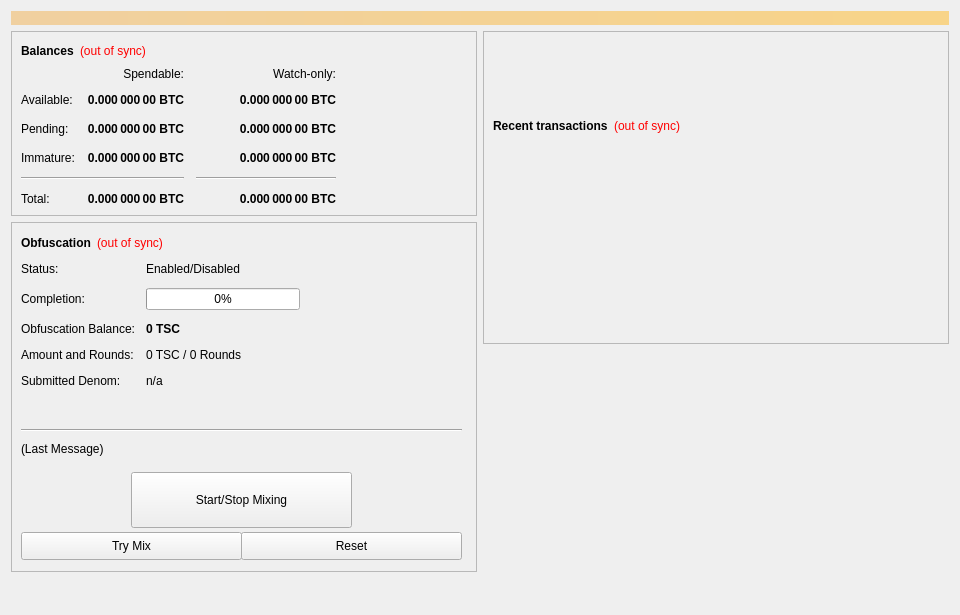
<?xml version="1.0" encoding="UTF-8"?>
<ui version="4.0">
 <class>OverviewPage</class>
 <widget class="QWidget" name="OverviewPage">
  <property name="geometry">
   <rect>
    <x>0</x>
    <y>0</y>
    <width>960</width>
    <height>615</height>
   </rect>
  </property>
  <property name="minimumSize">
   <size>
    <width>960</width>
    <height>0</height>
   </size>
  </property>
  <property name="windowTitle">
   <string>Form</string>
  </property>
  <layout class="QVBoxLayout" name="topLayout">
   <item>
    <widget class="QLabel" name="labelAlerts">
     <property name="visible">
      <bool>false</bool>
     </property>
     <property name="styleSheet">
      <string notr="true">background-color: qlineargradient(x1: 0, y1: 0, x2: 1, y2: 0, stop:0 #F0D0A0, stop:1 #F8D488); color:#000000;</string>
     </property>
     <property name="wordWrap">
      <bool>true</bool>
     </property>
     <property name="margin">
      <number>3</number>
     </property>
    </widget>
   </item>
   <item>
    <layout class="QHBoxLayout" name="horizontalLayout" stretch="1,1">
     <item>
      <layout class="QVBoxLayout" name="verticalLayout_2">
       <item>
        <widget class="QFrame" name="frame">
         <property name="frameShape">
          <enum>QFrame::StyledPanel</enum>
         </property>
         <property name="frameShadow">
          <enum>QFrame::Raised</enum>
         </property>
         <layout class="QVBoxLayout" name="verticalLayout_4">
          <item>
           <layout class="QHBoxLayout" name="horizontalLayout_4">
            <item>
             <widget class="QLabel" name="label_5">
              <property name="font">
               <font>
                <weight>75</weight>
                <bold>true</bold>
               </font>
              </property>
              <property name="text">
               <string>Balances</string>
              </property>
             </widget>
            </item>
            <item>
             <widget class="QLabel" name="labelWalletStatus">
              <property name="cursor">
               <cursorShape>WhatsThisCursor</cursorShape>
              </property>
              <property name="toolTip">
               <string>The displayed information may be out of date. Your wallet automatically synchronizes with the TestCoin network after a connection is established, but this process has not completed yet.</string>
              </property>
              <property name="styleSheet">
               <string notr="true">QLabel { color: red; }</string>
              </property>
              <property name="text">
               <string notr="true">(out of sync)</string>
              </property>
              <property name="alignment">
               <set>Qt::AlignLeading|Qt::AlignLeft|Qt::AlignVCenter</set>
              </property>
             </widget>
            </item>
            <item>
             <spacer name="horizontalSpacer_3">
              <property name="orientation">
               <enum>Qt::Horizontal</enum>
              </property>
              <property name="sizeHint" stdset="0">
               <size>
                <width>40</width>
                <height>20</height>
               </size>
              </property>
             </spacer>
            </item>
           </layout>
          </item>
          <item>
           <layout class="QGridLayout" name="gridLayout">
            <property name="spacing">
             <number>12</number>
            </property>
            <item row="2" column="2">
             <widget class="QLabel" name="labelWatchPending">
              <property name="font">
               <font>
                <weight>75</weight>
                <bold>true</bold>
               </font>
              </property>
              <property name="cursor">
               <cursorShape>IBeamCursor</cursorShape>
              </property>
              <property name="toolTip">
               <string>Unconfirmed transactions to watch-only addresses</string>
              </property>
              <property name="text">
               <string notr="true">0.000 000 00 BTC</string>
              </property>
              <property name="alignment">
               <set>Qt::AlignRight|Qt::AlignTrailing|Qt::AlignVCenter</set>
              </property>
              <property name="textInteractionFlags">
               <set>Qt::LinksAccessibleByMouse|Qt::TextSelectableByKeyboard|Qt::TextSelectableByMouse</set>
              </property>
             </widget>
            </item>
            <item row="2" column="1">
             <widget class="QLabel" name="labelUnconfirmed">
              <property name="font">
               <font>
                <weight>75</weight>
                <bold>true</bold>
               </font>
              </property>
              <property name="cursor">
               <cursorShape>IBeamCursor</cursorShape>
              </property>
              <property name="toolTip">
               <string>Total of transactions that have yet to be confirmed, and do not yet count toward the spendable balance</string>
              </property>
              <property name="text">
               <string notr="true">0.000 000 00 BTC</string>
              </property>
              <property name="alignment">
               <set>Qt::AlignRight|Qt::AlignTrailing|Qt::AlignVCenter</set>
              </property>
              <property name="textInteractionFlags">
               <set>Qt::LinksAccessibleByMouse|Qt::TextSelectableByKeyboard|Qt::TextSelectableByMouse</set>
              </property>
             </widget>
            </item>
            <item row="3" column="2">
             <widget class="QLabel" name="labelWatchImmature">
              <property name="font">
               <font>
                <weight>75</weight>
                <bold>true</bold>
               </font>
              </property>
              <property name="cursor">
               <cursorShape>IBeamCursor</cursorShape>
              </property>
              <property name="toolTip">
               <string>Staked or masternode rewards in watch-only addresses that has not yet matured</string>
              </property>
              <property name="text">
               <string notr="true">0.000 000 00 BTC</string>
              </property>
              <property name="alignment">
               <set>Qt::AlignRight|Qt::AlignTrailing|Qt::AlignVCenter</set>
              </property>
              <property name="textInteractionFlags">
               <set>Qt::LinksAccessibleByMouse|Qt::TextSelectableByKeyboard|Qt::TextSelectableByMouse</set>
              </property>
             </widget>
            </item>
            <item row="4" column="0" colspan="2">
             <widget class="Line" name="lineSpendableBalance">
              <property name="orientation">
               <enum>Qt::Horizontal</enum>
              </property>
             </widget>
            </item>
            <item row="4" column="2">
             <widget class="Line" name="lineWatchBalance">
              <property name="sizePolicy">
               <sizepolicy hsizetype="Preferred" vsizetype="Fixed">
                <horstretch>0</horstretch>
                <verstretch>0</verstretch>
               </sizepolicy>
              </property>
              <property name="minimumSize">
               <size>
                <width>140</width>
                <height>0</height>
               </size>
              </property>
              <property name="orientation">
               <enum>Qt::Horizontal</enum>
              </property>
             </widget>
            </item>
            <item row="5" column="0">
             <widget class="QLabel" name="labelTotalText">
              <property name="text">
               <string>Total:</string>
              </property>
             </widget>
            </item>
            <item row="3" column="1">
             <widget class="QLabel" name="labelImmature">
              <property name="font">
               <font>
                <weight>75</weight>
                <bold>true</bold>
               </font>
              </property>
              <property name="cursor">
               <cursorShape>IBeamCursor</cursorShape>
              </property>
              <property name="toolTip">
               <string>Staked or masternode rewards that has not yet matured</string>
              </property>
              <property name="text">
               <string notr="true">0.000 000 00 BTC</string>
              </property>
              <property name="alignment">
               <set>Qt::AlignRight|Qt::AlignTrailing|Qt::AlignVCenter</set>
              </property>
              <property name="textInteractionFlags">
               <set>Qt::LinksAccessibleByMouse|Qt::TextSelectableByKeyboard|Qt::TextSelectableByMouse</set>
              </property>
             </widget>
            </item>
            <item row="2" column="3">
             <spacer name="horizontalSpacer_2">
              <property name="orientation">
               <enum>Qt::Horizontal</enum>
              </property>
              <property name="sizeHint" stdset="0">
               <size>
                <width>40</width>
                <height>20</height>
               </size>
              </property>
             </spacer>
            </item>
            <item row="3" column="0">
             <widget class="QLabel" name="labelImmatureText">
              <property name="text">
               <string>Immature:</string>
              </property>
             </widget>
            </item>
            <item row="5" column="1">
             <widget class="QLabel" name="labelTotal">
              <property name="font">
               <font>
                <weight>75</weight>
                <bold>true</bold>
               </font>
              </property>
              <property name="cursor">
               <cursorShape>IBeamCursor</cursorShape>
              </property>
              <property name="toolTip">
               <string>Your current total balance</string>
              </property>
              <property name="text">
               <string notr="true">0.000 000 00 BTC</string>
              </property>
              <property name="alignment">
               <set>Qt::AlignRight|Qt::AlignTrailing|Qt::AlignVCenter</set>
              </property>
              <property name="textInteractionFlags">
               <set>Qt::LinksAccessibleByMouse|Qt::TextSelectableByKeyboard|Qt::TextSelectableByMouse</set>
              </property>
             </widget>
            </item>
            <item row="5" column="2">
             <widget class="QLabel" name="labelWatchTotal">
              <property name="font">
               <font>
                <weight>75</weight>
                <bold>true</bold>
               </font>
              </property>
              <property name="cursor">
               <cursorShape>IBeamCursor</cursorShape>
              </property>
              <property name="toolTip">
               <string>Current total balance in watch-only addresses</string>
              </property>
              <property name="text">
               <string notr="true">0.000 000 00 BTC</string>
              </property>
              <property name="alignment">
               <set>Qt::AlignRight|Qt::AlignTrailing|Qt::AlignVCenter</set>
              </property>
              <property name="textInteractionFlags">
               <set>Qt::LinksAccessibleByMouse|Qt::TextSelectableByKeyboard|Qt::TextSelectableByMouse</set>
              </property>
             </widget>
            </item>
            <item row="0" column="2">
             <widget class="QLabel" name="labelWatchonly">
              <property name="text">
               <string>Watch-only:</string>
              </property>
              <property name="alignment">
               <set>Qt::AlignRight|Qt::AlignTrailing|Qt::AlignVCenter</set>
              </property>
             </widget>
            </item>
            <item row="1" column="0">
             <widget class="QLabel" name="labelBalanceText">
              <property name="text">
               <string>Available:</string>
              </property>
             </widget>
            </item>
            <item row="1" column="1">
             <widget class="QLabel" name="labelBalance">
              <property name="font">
               <font>
                <weight>75</weight>
                <bold>true</bold>
               </font>
              </property>
              <property name="cursor">
               <cursorShape>IBeamCursor</cursorShape>
              </property>
              <property name="toolTip">
               <string>Your current spendable balance</string>
              </property>
              <property name="text">
               <string notr="true">0.000 000 00 BTC</string>
              </property>
              <property name="alignment">
               <set>Qt::AlignRight|Qt::AlignTrailing|Qt::AlignVCenter</set>
              </property>
              <property name="textInteractionFlags">
               <set>Qt::LinksAccessibleByMouse|Qt::TextSelectableByKeyboard|Qt::TextSelectableByMouse</set>
              </property>
             </widget>
            </item>
            <item row="1" column="2">
             <widget class="QLabel" name="labelWatchAvailable">
              <property name="font">
               <font>
                <weight>75</weight>
                <bold>true</bold>
               </font>
              </property>
              <property name="cursor">
               <cursorShape>IBeamCursor</cursorShape>
              </property>
              <property name="toolTip">
               <string>Your current balance in watch-only addresses</string>
              </property>
              <property name="text">
               <string notr="true">0.000 000 00 BTC</string>
              </property>
              <property name="alignment">
               <set>Qt::AlignRight|Qt::AlignTrailing|Qt::AlignVCenter</set>
              </property>
              <property name="textInteractionFlags">
               <set>Qt::LinksAccessibleByMouse|Qt::TextSelectableByKeyboard|Qt::TextSelectableByMouse</set>
              </property>
             </widget>
            </item>
            <item row="2" column="0">
             <widget class="QLabel" name="labelPendingText">
              <property name="text">
               <string>Pending:</string>
              </property>
             </widget>
            </item>
            <item row="0" column="1">
             <widget class="QLabel" name="labelSpendable">
              <property name="text">
               <string>Spendable:</string>
              </property>
              <property name="alignment">
               <set>Qt::AlignRight|Qt::AlignTrailing|Qt::AlignVCenter</set>
              </property>
             </widget>
            </item>
           </layout>
          </item>
         </layout>
        </widget>
       </item>
       <item>
        <widget class="QFrame" name="frameObfuscation">
         <property name="minimumSize">
          <size>
           <width>0</width>
           <height>350</height>
          </size>
         </property>
         <property name="layoutDirection">
          <enum>Qt::LeftToRight</enum>
         </property>
         <property name="frameShape">
          <enum>QFrame::StyledPanel</enum>
         </property>
         <property name="frameShadow">
          <enum>QFrame::Raised</enum>
         </property>
         <widget class="QWidget" name="formLayoutWidget">
          <property name="geometry">
           <rect>
            <x>10</x>
            <y>40</y>
            <width>451</width>
            <height>161</height>
           </rect>
          </property>
          <layout class="QFormLayout" name="formLayout">
           <property name="fieldGrowthPolicy">
            <enum>QFormLayout::AllNonFixedFieldsGrow</enum>
           </property>
           <property name="horizontalSpacing">
            <number>11</number>
           </property>
           <property name="verticalSpacing">
            <number>12</number>
           </property>
           <item row="0" column="0">
            <widget class="QLabel" name="label_6">
             <property name="text">
              <string>Status:</string>
             </property>
            </widget>
           </item>
           <item row="1" column="0">
            <widget class="QLabel" name="label_7">
             <property name="text">
              <string>Completion:</string>
             </property>
            </widget>
           </item>
           <item row="1" column="1">
            <widget class="QProgressBar" name="obfuscationProgress">
             <property name="maximumSize">
              <size>
               <width>154</width>
               <height>16777215</height>
              </size>
             </property>
             <property name="value">
              <number>0</number>
             </property>
            </widget>
           </item>
           <item row="2" column="0">
            <widget class="QLabel" name="labelAnonymizedText">
             <property name="text">
              <string>Obfuscation Balance:</string>
             </property>
            </widget>
           </item>
           <item row="2" column="1">
            <widget class="QLabel" name="labelAnonymized">
             <property name="font">
              <font>
               <weight>75</weight>
               <bold>true</bold>
              </font>
             </property>
             <property name="text">
              <string notr="true">0 TSC</string>
             </property>
            </widget>
           </item>
           <item row="3" column="0">
            <widget class="QLabel" name="label_8">
             <property name="text">
              <string>Amount and Rounds:</string>
             </property>
            </widget>
           </item>
           <item row="3" column="1">
            <widget class="QLabel" name="labelAmountRounds">
             <property name="text">
              <string>0 TSC / 0 Rounds</string>
             </property>
            </widget>
           </item>
           <item row="4" column="0">
            <widget class="QLabel" name="label_9">
             <property name="text">
              <string>Submitted Denom:</string>
             </property>
            </widget>
           </item>
           <item row="4" column="1">
            <widget class="QLabel" name="labelSubmittedDenom">
             <property name="toolTip">
              <string>The denominations you submitted to the Masternode.&lt;br&gt;To mix, other users must submit the exact same denominations.</string>
             </property>
             <property name="text">
              <string>n/a</string>
             </property>
            </widget>
           </item>
           <item row="0" column="1">
            <widget class="QLabel" name="obfuscationEnabled">
             <property name="text">
              <string>Enabled/Disabled</string>
             </property>
            </widget>
           </item>
          </layout>
         </widget>
         <widget class="QPushButton" name="runAutoDenom">
          <property name="geometry">
           <rect>
            <x>251</x>
            <y>17</y>
            <width>1</width>
            <height>1</height>
           </rect>
          </property>
          <property name="palette">
           <palette>
            <active>
             <colorrole role="WindowText">
              <brush brushstyle="SolidPattern">
               <color alpha="255">
                <red>0</red>
                <green>0</green>
                <blue>0</blue>
               </color>
              </brush>
             </colorrole>
             <colorrole role="Button">
              <brush brushstyle="SolidPattern">
               <color alpha="255">
                <red>239</red>
                <green>238</green>
                <blue>238</blue>
               </color>
              </brush>
             </colorrole>
             <colorrole role="Light">
              <brush brushstyle="SolidPattern">
               <color alpha="255">
                <red>255</red>
                <green>255</green>
                <blue>255</blue>
               </color>
              </brush>
             </colorrole>
             <colorrole role="Midlight">
              <brush brushstyle="SolidPattern">
               <color alpha="255">
                <red>247</red>
                <green>246</green>
                <blue>246</blue>
               </color>
              </brush>
             </colorrole>
             <colorrole role="Dark">
              <brush brushstyle="SolidPattern">
               <color alpha="255">
                <red>119</red>
                <green>119</green>
                <blue>119</blue>
               </color>
              </brush>
             </colorrole>
             <colorrole role="Mid">
              <brush brushstyle="SolidPattern">
               <color alpha="255">
                <red>159</red>
                <green>159</green>
                <blue>159</blue>
               </color>
              </brush>
             </colorrole>
             <colorrole role="Text">
              <brush brushstyle="SolidPattern">
               <color alpha="255">
                <red>0</red>
                <green>0</green>
                <blue>0</blue>
               </color>
              </brush>
             </colorrole>
             <colorrole role="BrightText">
              <brush brushstyle="SolidPattern">
               <color alpha="255">
                <red>255</red>
                <green>255</green>
                <blue>255</blue>
               </color>
              </brush>
             </colorrole>
             <colorrole role="ButtonText">
              <brush brushstyle="SolidPattern">
               <color alpha="255">
                <red>0</red>
                <green>0</green>
                <blue>0</blue>
               </color>
              </brush>
             </colorrole>
             <colorrole role="Base">
              <brush brushstyle="SolidPattern">
               <color alpha="255">
                <red>255</red>
                <green>255</green>
                <blue>255</blue>
               </color>
              </brush>
             </colorrole>
             <colorrole role="Window">
              <brush brushstyle="SolidPattern">
               <color alpha="255">
                <red>239</red>
                <green>238</green>
                <blue>238</blue>
               </color>
              </brush>
             </colorrole>
             <colorrole role="Shadow">
              <brush brushstyle="SolidPattern">
               <color alpha="255">
                <red>0</red>
                <green>0</green>
                <blue>0</blue>
               </color>
              </brush>
             </colorrole>
             <colorrole role="AlternateBase">
              <brush brushstyle="SolidPattern">
               <color alpha="255">
                <red>247</red>
                <green>246</green>
                <blue>246</blue>
               </color>
              </brush>
             </colorrole>
             <colorrole role="ToolTipBase">
              <brush brushstyle="SolidPattern">
               <color alpha="255">
                <red>255</red>
                <green>255</green>
                <blue>220</blue>
               </color>
              </brush>
             </colorrole>
             <colorrole role="ToolTipText">
              <brush brushstyle="SolidPattern">
               <color alpha="255">
                <red>0</red>
                <green>0</green>
                <blue>0</blue>
               </color>
              </brush>
             </colorrole>
            </active>
            <inactive>
             <colorrole role="WindowText">
              <brush brushstyle="SolidPattern">
               <color alpha="255">
                <red>0</red>
                <green>0</green>
                <blue>0</blue>
               </color>
              </brush>
             </colorrole>
             <colorrole role="Button">
              <brush brushstyle="SolidPattern">
               <color alpha="255">
                <red>239</red>
                <green>238</green>
                <blue>238</blue>
               </color>
              </brush>
             </colorrole>
             <colorrole role="Light">
              <brush brushstyle="SolidPattern">
               <color alpha="255">
                <red>255</red>
                <green>255</green>
                <blue>255</blue>
               </color>
              </brush>
             </colorrole>
             <colorrole role="Midlight">
              <brush brushstyle="SolidPattern">
               <color alpha="255">
                <red>247</red>
                <green>246</green>
                <blue>246</blue>
               </color>
              </brush>
             </colorrole>
             <colorrole role="Dark">
              <brush brushstyle="SolidPattern">
               <color alpha="255">
                <red>119</red>
                <green>119</green>
                <blue>119</blue>
               </color>
              </brush>
             </colorrole>
             <colorrole role="Mid">
              <brush brushstyle="SolidPattern">
               <color alpha="255">
                <red>159</red>
                <green>159</green>
                <blue>159</blue>
               </color>
              </brush>
             </colorrole>
             <colorrole role="Text">
              <brush brushstyle="SolidPattern">
               <color alpha="255">
                <red>0</red>
                <green>0</green>
                <blue>0</blue>
               </color>
              </brush>
             </colorrole>
             <colorrole role="BrightText">
              <brush brushstyle="SolidPattern">
               <color alpha="255">
                <red>255</red>
                <green>255</green>
                <blue>255</blue>
               </color>
              </brush>
             </colorrole>
             <colorrole role="ButtonText">
              <brush brushstyle="SolidPattern">
               <color alpha="255">
                <red>0</red>
                <green>0</green>
                <blue>0</blue>
               </color>
              </brush>
             </colorrole>
             <colorrole role="Base">
              <brush brushstyle="SolidPattern">
               <color alpha="255">
                <red>255</red>
                <green>255</green>
                <blue>255</blue>
               </color>
              </brush>
             </colorrole>
             <colorrole role="Window">
              <brush brushstyle="SolidPattern">
               <color alpha="255">
                <red>239</red>
                <green>238</green>
                <blue>238</blue>
               </color>
              </brush>
             </colorrole>
             <colorrole role="Shadow">
              <brush brushstyle="SolidPattern">
               <color alpha="255">
                <red>0</red>
                <green>0</green>
                <blue>0</blue>
               </color>
              </brush>
             </colorrole>
             <colorrole role="AlternateBase">
              <brush brushstyle="SolidPattern">
               <color alpha="255">
                <red>247</red>
                <green>246</green>
                <blue>246</blue>
               </color>
              </brush>
             </colorrole>
             <colorrole role="ToolTipBase">
              <brush brushstyle="SolidPattern">
               <color alpha="255">
                <red>255</red>
                <green>255</green>
                <blue>220</blue>
               </color>
              </brush>
             </colorrole>
             <colorrole role="ToolTipText">
              <brush brushstyle="SolidPattern">
               <color alpha="255">
                <red>0</red>
                <green>0</green>
                <blue>0</blue>
               </color>
              </brush>
             </colorrole>
            </inactive>
            <disabled>
             <colorrole role="WindowText">
              <brush brushstyle="SolidPattern">
               <color alpha="255">
                <red>119</red>
                <green>119</green>
                <blue>119</blue>
               </color>
              </brush>
             </colorrole>
             <colorrole role="Button">
              <brush brushstyle="SolidPattern">
               <color alpha="255">
                <red>239</red>
                <green>238</green>
                <blue>238</blue>
               </color>
              </brush>
             </colorrole>
             <colorrole role="Light">
              <brush brushstyle="SolidPattern">
               <color alpha="255">
                <red>255</red>
                <green>255</green>
                <blue>255</blue>
               </color>
              </brush>
             </colorrole>
             <colorrole role="Midlight">
              <brush brushstyle="SolidPattern">
               <color alpha="255">
                <red>247</red>
                <green>246</green>
                <blue>246</blue>
               </color>
              </brush>
             </colorrole>
             <colorrole role="Dark">
              <brush brushstyle="SolidPattern">
               <color alpha="255">
                <red>119</red>
                <green>119</green>
                <blue>119</blue>
               </color>
              </brush>
             </colorrole>
             <colorrole role="Mid">
              <brush brushstyle="SolidPattern">
               <color alpha="255">
                <red>159</red>
                <green>159</green>
                <blue>159</blue>
               </color>
              </brush>
             </colorrole>
             <colorrole role="Text">
              <brush brushstyle="SolidPattern">
               <color alpha="255">
                <red>119</red>
                <green>119</green>
                <blue>119</blue>
               </color>
              </brush>
             </colorrole>
             <colorrole role="BrightText">
              <brush brushstyle="SolidPattern">
               <color alpha="255">
                <red>255</red>
                <green>255</green>
                <blue>255</blue>
               </color>
              </brush>
             </colorrole>
             <colorrole role="ButtonText">
              <brush brushstyle="SolidPattern">
               <color alpha="255">
                <red>119</red>
                <green>119</green>
                <blue>119</blue>
               </color>
              </brush>
             </colorrole>
             <colorrole role="Base">
              <brush brushstyle="SolidPattern">
               <color alpha="255">
                <red>239</red>
                <green>238</green>
                <blue>238</blue>
               </color>
              </brush>
             </colorrole>
             <colorrole role="Window">
              <brush brushstyle="SolidPattern">
               <color alpha="255">
                <red>239</red>
                <green>238</green>
                <blue>238</blue>
               </color>
              </brush>
             </colorrole>
             <colorrole role="Shadow">
              <brush brushstyle="SolidPattern">
               <color alpha="255">
                <red>0</red>
                <green>0</green>
                <blue>0</blue>
               </color>
              </brush>
             </colorrole>
             <colorrole role="AlternateBase">
              <brush brushstyle="SolidPattern">
               <color alpha="255">
                <red>239</red>
                <green>238</green>
                <blue>238</blue>
               </color>
              </brush>
             </colorrole>
             <colorrole role="ToolTipBase">
              <brush brushstyle="SolidPattern">
               <color alpha="255">
                <red>255</red>
                <green>255</green>
                <blue>220</blue>
               </color>
              </brush>
             </colorrole>
             <colorrole role="ToolTipText">
              <brush brushstyle="SolidPattern">
               <color alpha="255">
                <red>0</red>
                <green>0</green>
                <blue>0</blue>
               </color>
              </brush>
             </colorrole>
            </disabled>
           </palette>
          </property>
          <property name="focusPolicy">
           <enum>Qt::NoFocus</enum>
          </property>
          <property name="autoFillBackground">
           <bool>true</bool>
          </property>
          <property name="text">
           <string/>
          </property>
          <property name="flat">
           <bool>true</bool>
          </property>
         </widget>
         <widget class="QPushButton" name="toggleObfuscation">
          <property name="geometry">
           <rect>
            <x>120</x>
            <y>250</y>
            <width>221</width>
            <height>56</height>
           </rect>
          </property>
          <property name="sizePolicy">
           <sizepolicy hsizetype="MinimumExpanding" vsizetype="Fixed">
            <horstretch>0</horstretch>
            <verstretch>0</verstretch>
           </sizepolicy>
          </property>
          <property name="text">
           <string>Start/Stop Mixing</string>
          </property>
         </widget>
         <widget class="Line" name="lineLastMessage">
          <property name="geometry">
           <rect>
            <x>10</x>
            <y>200</y>
            <width>441</width>
            <height>16</height>
           </rect>
          </property>
          <property name="orientation">
           <enum>Qt::Horizontal</enum>
          </property>
         </widget>
         <widget class="QLabel" name="obfuscationStatus">
          <property name="geometry">
           <rect>
            <x>10</x>
            <y>220</y>
            <width>451</width>
            <height>61</height>
           </rect>
          </property>
          <property name="minimumSize">
           <size>
            <width>288</width>
            <height>43</height>
           </size>
          </property>
          <property name="text">
           <string>(Last Message)</string>
          </property>
          <property name="alignment">
           <set>Qt::AlignLeading|Qt::AlignLeft|Qt::AlignTop</set>
          </property>
          <property name="wordWrap">
           <bool>true</bool>
          </property>
         </widget>
         <widget class="QPushButton" name="obfuscationAuto">
          <property name="geometry">
           <rect>
            <x>10</x>
            <y>310</y>
            <width>221</width>
            <height>28</height>
           </rect>
          </property>
          <property name="sizePolicy">
           <sizepolicy hsizetype="MinimumExpanding" vsizetype="Fixed">
            <horstretch>0</horstretch>
            <verstretch>0</verstretch>
           </sizepolicy>
          </property>
          <property name="toolTip">
           <string>Try to manually submit a Obfuscation request.</string>
          </property>
          <property name="text">
           <string>Try Mix</string>
          </property>
         </widget>
         <widget class="QPushButton" name="obfuscationReset">
          <property name="geometry">
           <rect>
            <x>230</x>
            <y>310</y>
            <width>221</width>
            <height>28</height>
           </rect>
          </property>
          <property name="sizePolicy">
           <sizepolicy hsizetype="MinimumExpanding" vsizetype="Fixed">
            <horstretch>0</horstretch>
            <verstretch>0</verstretch>
           </sizepolicy>
          </property>
          <property name="toolTip">
           <string>Reset the current status of Obfuscation (can interrupt Obfuscation if it's in the process of Mixing, which can cost you money!)</string>
          </property>
          <property name="autoFillBackground">
           <bool>false</bool>
          </property>
          <property name="text">
           <string>Reset</string>
          </property>
         </widget>
         <widget class="QWidget" name="layoutWidget">
          <property name="geometry">
           <rect>
            <x>10</x>
            <y>10</y>
            <width>431</width>
            <height>22</height>
           </rect>
          </property>
          <layout class="QHBoxLayout" name="horizontalLayout_5">
           <item>
            <widget class="QLabel" name="label_2">
             <property name="font">
              <font>
               <weight>75</weight>
               <bold>true</bold>
              </font>
             </property>
             <property name="text">
              <string>Obfuscation</string>
             </property>
            </widget>
           </item>
           <item>
            <widget class="QLabel" name="labelObfuscationSyncStatus">
             <property name="toolTip">
              <string>The displayed information may be out of date. Your wallet automatically synchronizes with the TestCoin network after a connection is established, but this process has not completed yet.</string>
             </property>
             <property name="styleSheet">
              <string notr="true">QLabel { color: red; }</string>
             </property>
             <property name="text">
              <string notr="true">(out of sync)</string>
             </property>
             <property name="alignment">
              <set>Qt::AlignLeading|Qt::AlignLeft|Qt::AlignVCenter</set>
             </property>
            </widget>
           </item>
           <item>
            <spacer name="horizontalSpacer_4">
             <property name="orientation">
              <enum>Qt::Horizontal</enum>
             </property>
             <property name="sizeHint" stdset="0">
              <size>
               <width>40</width>
               <height>20</height>
              </size>
             </property>
            </spacer>
           </item>
          </layout>
         </widget>
        </widget>
       </item>
       <item>
        <spacer name="verticalSpacer">
         <property name="orientation">
          <enum>Qt::Vertical</enum>
         </property>
         <property name="sizeHint" stdset="0">
          <size>
           <width>20</width>
           <height>40</height>
          </size>
         </property>
        </spacer>
       </item>
      </layout>
     </item>
     <item>
      <layout class="QVBoxLayout" name="verticalLayout_3">
       <item>
        <widget class="QFrame" name="frame_2">
         <property name="frameShape">
          <enum>QFrame::StyledPanel</enum>
         </property>
         <property name="frameShadow">
          <enum>QFrame::Raised</enum>
         </property>
         <layout class="QVBoxLayout" name="verticalLayout">
          <item>
           <spacer name="verticalSpacer_3">
            <property name="orientation">
             <enum>Qt::Vertical</enum>
            </property>
            <property name="sizeType">
             <enum>QSizePolicy::Fixed</enum>
            </property>
            <property name="sizeHint" stdset="0">
             <size>
              <width>20</width>
              <height>75</height>
             </size>
            </property>
           </spacer>
          </item>
          <item>
           <layout class="QHBoxLayout" name="horizontalLayout_2">
            <item>
             <widget class="QLabel" name="label_4">
              <property name="font">
               <font>
                <weight>75</weight>
                <bold>true</bold>
               </font>
              </property>
              <property name="text">
               <string>Recent transactions</string>
              </property>
             </widget>
            </item>
            <item>
             <widget class="QLabel" name="labelTransactionsStatus">
              <property name="cursor">
               <cursorShape>WhatsThisCursor</cursorShape>
              </property>
              <property name="toolTip">
               <string>The displayed information may be out of date. Your wallet automatically synchronizes with the TestCoin network after a connection is established, but this process has not completed yet.</string>
              </property>
              <property name="styleSheet">
               <string notr="true">QLabel { color: red; }</string>
              </property>
              <property name="text">
               <string notr="true">(out of sync)</string>
              </property>
              <property name="alignment">
               <set>Qt::AlignRight|Qt::AlignTrailing|Qt::AlignVCenter</set>
              </property>
             </widget>
            </item>
            <item>
             <spacer name="horizontalSpacer">
              <property name="orientation">
               <enum>Qt::Horizontal</enum>
              </property>
              <property name="sizeHint" stdset="0">
               <size>
                <width>40</width>
                <height>20</height>
               </size>
              </property>
             </spacer>
            </item>
           </layout>
          </item>
          <item>
           <widget class="QListView" name="listTransactions">
            <property name="styleSheet">
             <string notr="true">QListView { background: transparent; }</string>
            </property>
            <property name="frameShape">
             <enum>QFrame::NoFrame</enum>
            </property>
            <property name="verticalScrollBarPolicy">
             <enum>Qt::ScrollBarAlwaysOff</enum>
            </property>
            <property name="horizontalScrollBarPolicy">
             <enum>Qt::ScrollBarAlwaysOff</enum>
            </property>
            <property name="selectionMode">
             <enum>QAbstractItemView::NoSelection</enum>
            </property>
           </widget>
          </item>
         </layout>
        </widget>
       </item>
       <item>
        <spacer name="verticalSpacer_2">
         <property name="orientation">
          <enum>Qt::Vertical</enum>
         </property>
         <property name="sizeType">
          <enum>QSizePolicy::Expanding</enum>
         </property>
         <property name="sizeHint" stdset="0">
          <size>
           <width>20</width>
           <height>40</height>
          </size>
         </property>
        </spacer>
       </item>
      </layout>
     </item>
    </layout>
   </item>
  </layout>
 </widget>
 <resources/>
 <connections/>
</ui>
